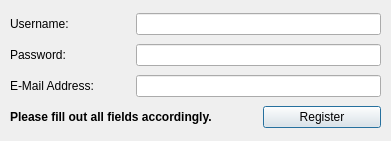
<?xml version="1.0" encoding="UTF-8"?>
<ui version="4.0">
 <class>RegisterDialog</class>
 <widget class="QDialog" name="RegisterDialog">
  <property name="geometry">
   <rect>
    <x>0</x>
    <y>0</y>
    <width>391</width>
    <height>141</height>
   </rect>
  </property>
  <property name="sizePolicy">
   <sizepolicy hsizetype="Fixed" vsizetype="Fixed">
    <horstretch>0</horstretch>
    <verstretch>0</verstretch>
   </sizepolicy>
  </property>
  <property name="minimumSize">
   <size>
    <width>391</width>
    <height>141</height>
   </size>
  </property>
  <property name="maximumSize">
   <size>
    <width>391</width>
    <height>141</height>
   </size>
  </property>
  <property name="windowTitle">
   <string>breakBeats :: Register</string>
  </property>
  <widget class="QWidget" name="gridLayoutWidget">
   <property name="geometry">
    <rect>
     <x>10</x>
     <y>10</y>
     <width>371</width>
     <height>121</height>
    </rect>
   </property>
   <layout class="QGridLayout" name="gridLayout">
    <property name="horizontalSpacing">
     <number>8</number>
    </property>
    <item row="2" column="0">
     <widget class="QLabel" name="label_5">
      <property name="text">
       <string>E-Mail Address:</string>
      </property>
     </widget>
    </item>
    <item row="2" column="1" colspan="2">
     <widget class="QLineEdit" name="txtEmail"/>
    </item>
    <item row="0" column="1" colspan="2">
     <widget class="QLineEdit" name="txtUsername"/>
    </item>
    <item row="3" column="2">
     <widget class="QPushButton" name="btnRegister">
      <property name="text">
       <string>Register</string>
      </property>
     </widget>
    </item>
    <item row="3" column="0" colspan="2">
     <widget class="QLabel" name="label_3">
      <property name="font">
       <font>
        <family>Segoe UI</family>
        <pointsize>9</pointsize>
        <weight>75</weight>
        <bold>true</bold>
       </font>
      </property>
      <property name="text">
       <string>Please fill out all fields accordingly.</string>
      </property>
     </widget>
    </item>
    <item row="1" column="1" colspan="2">
     <widget class="QLineEdit" name="txtPassword">
      <property name="echoMode">
       <enum>QLineEdit::PasswordEchoOnEdit</enum>
      </property>
      <property name="clearButtonEnabled">
       <bool>false</bool>
      </property>
     </widget>
    </item>
    <item row="1" column="0">
     <widget class="QLabel" name="label_2">
      <property name="text">
       <string>Password:</string>
      </property>
     </widget>
    </item>
    <item row="0" column="0">
     <widget class="QLabel" name="label">
      <property name="text">
       <string>Username:</string>
      </property>
     </widget>
    </item>
   </layout>
  </widget>
 </widget>
 <resources/>
 <connections/>
</ui>
